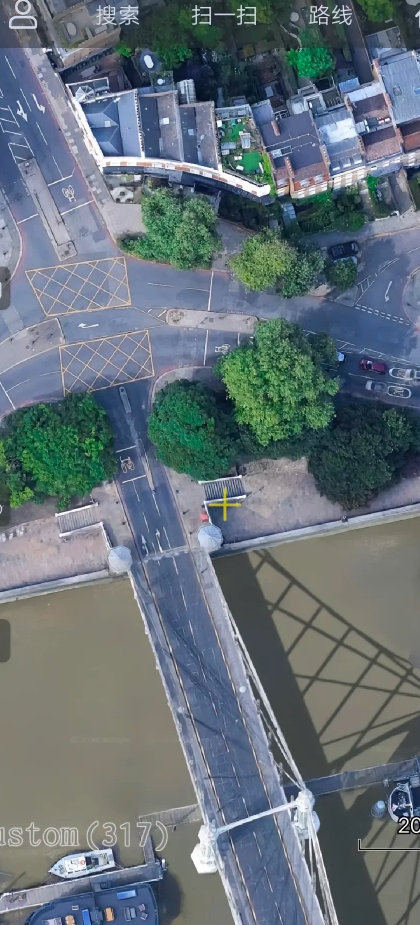
#> input picture maps/M2_clean.png, 840 x 1850 px, found by its file name (shown at 1/2 size)
$ python make_map_m2.py
#> lines starting #> are read from the running program, lines starting #| are printed output that depends on the picture
# M2 conditioning map from E:/D/map_build/map/9.jpg:
# 1. crop chrome (further top/right trim on top of M2_clean)
# 2. inpaint app crosshair + Custom/scale watermarks by cloning nearby texture
# 3. draw route polyline + start/end dots + arrowheads -> maps/M2_route.png
from PIL import Image, ImageDraw, ImageFont
import math, shutil

BASE = r"C:\Users\yunlei\.zcode\workspace\default\h3_map_baseline"
INPUT = r"C:\Users\yunlei\AppData\Local\Comfy-Desktop\ComfyUI-Shared\input"

im = Image.open(BASE + r"\maps\M2_clean.png").convert("RGB")   # 840x1850
#> im is the input picture: PIL image 840x1850 RGB; mean R, G, B 101.1, 113.5, 121.2
im = im.crop((0, 70, 820, 1850))                               # 820x1780 final
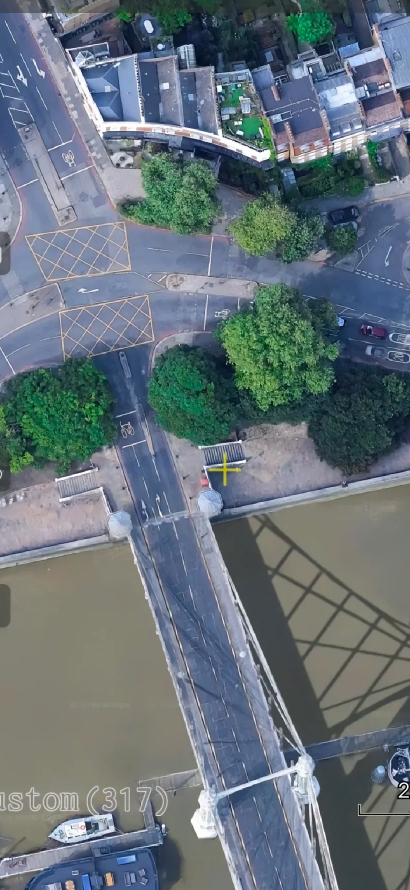
#> im: PIL image 820x1780 RGB (shown at 1/2 size); mean R, G, B 102.3, 114.7, 122.6
W, H = im.size
#> W = 820; H = 1780
OY = 70  # y-offset vs M2_clean coords used during planning

def inpaint(img, box, dy):
    """clone a strip of same size from dy pixels up over box"""
#> called with box = (400, 885, 486, 956), dy = -100
    x0, y0, x1, y1 = box
    src = (x0, y0 + dy, x1, y1 + dy)
    img.paste(img.crop(src), (x0, y0))

# boxes below are in FINAL cropped coords (y already local)
# 1) crosshair "+" right of the route, near fence/cone
inpaint(im, (400, 885, 486, 956), -100)
# 2) "Custom (317)" watermark bottom-left (starts at image edge)
inpaint(im, (0, 1552, 268, 1642), -100)
# 3) "20米" scale bar bottom-right edge
inpaint(im, (630, 1552, 820, 1645), -110)
# 4) leftover watermark glyph fragments next to the route on the water
inpaint(im, (253, 1542, 337, 1618), -95)
#> call 4 of inpaint, with box = (253, 1542, 337, 1618), dy = -95
#> in inpaint (call 4), `img.paste(img.crop(src), (x0, y0))`:
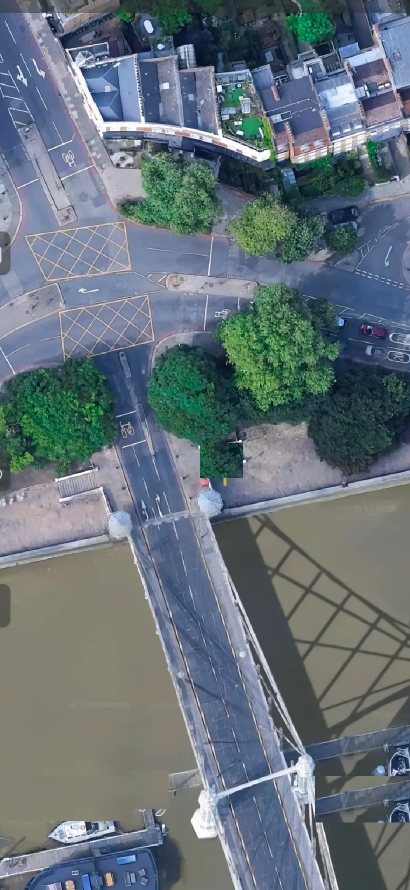
#> img: PIL image 820x1780 RGB (shown at 1/2 size); mean R, G, B 101.6, 114.2, 122
im.save(BASE + r"\maps\M2_clean2.png")

# route in FINAL coords (y = clean_y - 70)
POLY = [
    (340, 1845 - OY), (330, 1700 - OY), (320, 1560 - OY), (315, 1400 - OY),
    (310, 1250 - OY), (305, 1120 - OY), (300, 990 - OY), (285, 800 - OY),
    (270, 650 - OY), (250, 500 - OY), (200, 380 - OY), (150, 250 - OY), (120, 150 - OY),
]

d = ImageDraw.Draw(im, "RGBA")
RED = (226, 30, 30, 235)
d.line(POLY, fill=RED, width=12, joint="curve")

def arrowhead(p_prev, p_end, L=42, ang=28):
    dx, dy = p_end[0] - p_prev[0], p_end[1] - p_prev[1]
    a = math.atan2(dy, dx)
    for s in (1, -1):
        a2 = a + s * math.radians(ang)
        d.line([p_end, (p_end[0] - L * math.cos(a2 + math.pi) * -1, p_end[1] - L * math.sin(a2 + math.pi) * -1)],
               fill=RED, width=10)

def arrow(p0, p1, L=44, spread=26):
#> called with p0 = (315, 1330), p1 = (310, 1180), L = 44, spread = 26
    ax, ay = p1
    th = math.atan2(p1[1] - p0[1], p1[0] - p0[0])
    for s in (1, -1):
        t2 = th + math.pi - s * math.radians(spread)
        d.line([(ax, ay), (ax + L * math.cos(t2), ay + L * math.sin(t2))], fill=RED, width=10)

# arrowheads roughly mid-bridge and mid-junction
arrow(POLY[3], POLY[4])
arrow(POLY[9], POLY[10])
#> the loop in arrow (call 2), `for s in (1, -1):` made 2 passes
#> t2 on passes 1 to 2: 0.722, 1.63

# start / end dots
sx, sy = POLY[0]
#> sx = 340; sy = 1775
d.ellipse([sx-16, sy-16, sx+16, sy+16], fill=(255, 210, 40, 255), outline=(0,0,0,255), width=3)
ex, ey = POLY[-1]
#> ex = 120; ey = 80
d.ellipse([ex-16, ey-16, ex+16, ey+16], fill=(255, 130, 30, 255), outline=(0,0,0,255), width=3)

im.save(BASE + r"\maps\M2_route.png")
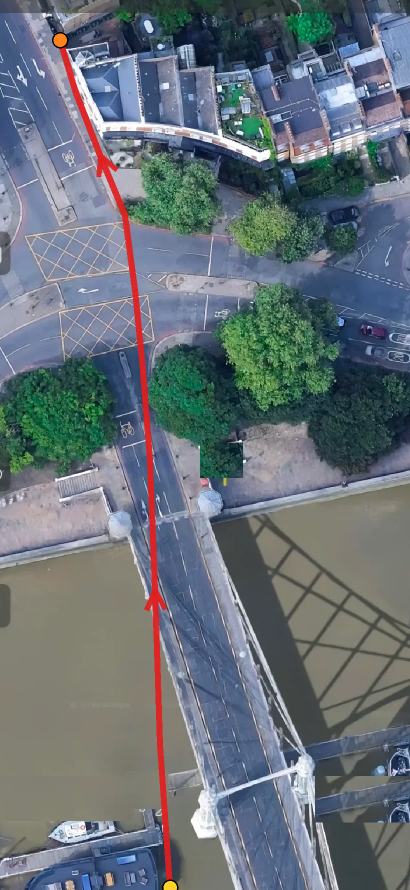
#> saved as M2_route.png: PIL image 820x1780 RGB (shown at 1/2 size); mean R, G, B 103.2, 112.9, 120.4
shutil.copy(BASE + r"\maps\M2_route.png", INPUT + r"\M2_route.png")
shutil.copy(BASE + r"\maps\M2_clean2.png", INPUT + r"\M2_clean2.png")
print("M2_route.png", im.size, "POLY[0..2]=", POLY[:3], "POLY[-1]=", POLY[-1])
#| M2_route.png (820, 1780) POLY[0..2]= [(340, 1775), (330, 1630), (320, 1490)] POLY[-1]= (120, 80)

$ run again, with maps/M3_clean.png copied over maps/M2_clean.png
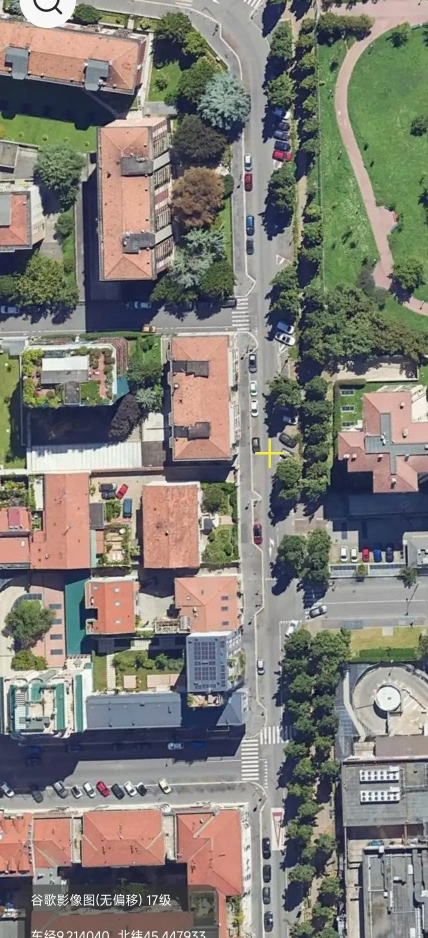
#> input picture maps/M3_clean.png, 855 x 1875 px, found by its file name (shown at 1/2 size)
#> im is the input picture: PIL image 855x1875 RGB; mean R, G, B 128.3, 125.5, 117.8
#> im: PIL image 820x1780 RGB
#> in inpaint (call 3), `img.paste(img.crop(src), (x0, y0))`:
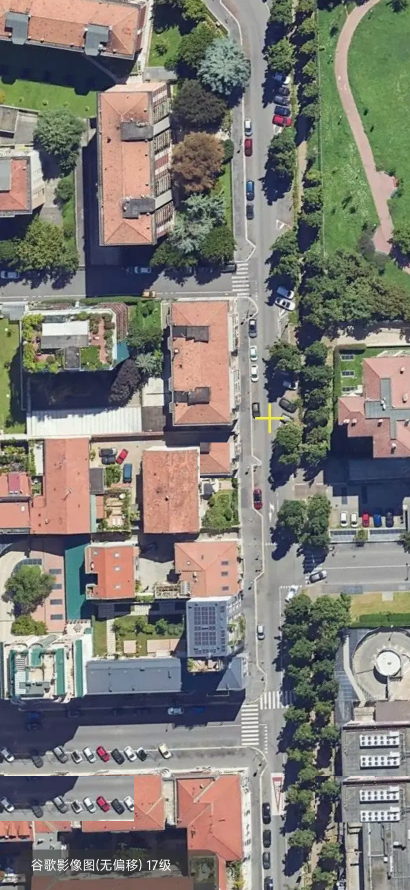
#> img: PIL image 820x1780 RGB (shown at 1/2 size); mean R, G, B 126.3, 124, 117.2
#> the loop in arrow (call 2), `for s in (1, -1):` made 2 passes
#> t2 on passes 1 to 2: 0.722, 1.63
#> sx = 340; sy = 1775
#> ex = 120; ey = 80
#> `im.save(BASE + r"\maps\M2_route.png")`:
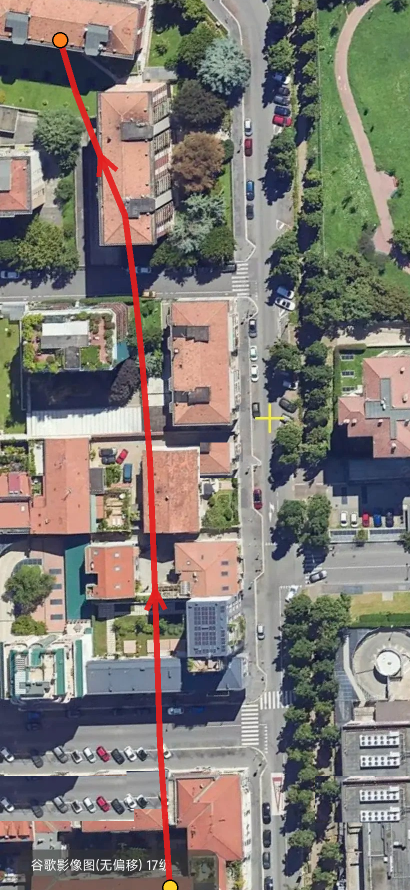
#> saved as M2_route.png: PIL image 820x1780 RGB (shown at 1/2 size); mean R, G, B 127.5, 122.7, 116
#| M2_route.png (820, 1780) POLY[0..2]= [(340, 1775), (330, 1630), (320, 1490)] POLY[-1]= (120, 80)
